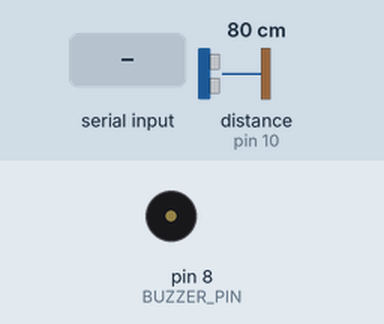
The sketch below on a simulated Arduino Uno, built with avr-gcc and run on an emulated ATmega328P. Shown: buzzer (waves = sounding). Wiring (inferred from the names in the program): ultrasonic range finder: trigger pin 9; echo pin 10. The inputs (shaded band) are chosen by the test bench; at power-on: distance to the obstacle (sensor on pin 10) 80 cm. The echo pulse lasts 58.3 µs per cm; what the sketch prints to the serial monitor is not drawn.

Above: at 1.8 s.
1.9 s: distance to the obstacle (sensor on pin 10) set to 12 cm
3.4 s: distance to the obstacle (sensor on pin 10) set to 9 cm
At 5.2 s:
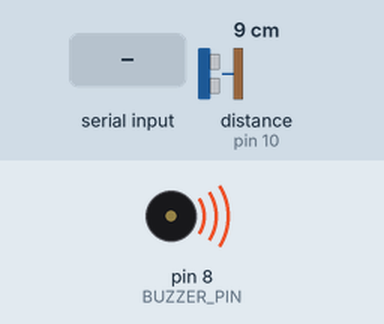
5.5 s: "1" received over the second serial link
7.2 s: "0" received over the second serial link
8.9 s: "2" received over the second serial link
Timing chart, 0 to 11.6 s (numbered marks = the images above; inputs shaded):
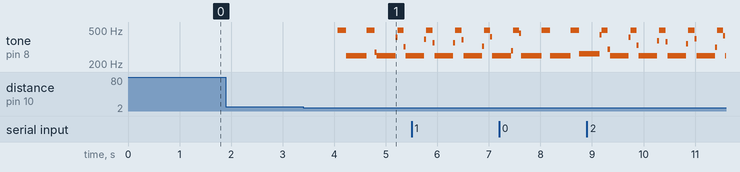

Measured:
- the behaviour switches between 11 and 10 cm on distance to the obstacle (sensor on pin 10) (found by bisection; images 0 and 1)
- after the input at 1.9 s, every drawn part: stays the same
- after the input at 3.4 s, tone on pin 8 (BUZZER_PIN): plays 496 Hz for 0.16 s, 249 Hz for 0.40 s, 496 Hz for 0.16 s, 275 Hz for 0.04 s, 249 Hz for 0.36 s, 414 Hz for 0.04 s … (9 notes in this stretch), starting after 0.67 s

The sketch:

code_parking_sensor.ino
```cpp
/*
 * Code for the master board - Arduino UNO
*/

#include <SoftwareSerial.h>

/*
 * serial pins for the communication between the boards
*/
SoftwareSerial serialPins(5, 6);

/*
 * variables used for the board pins
*/
const int BUZZER_PIN = 8;
const int TRIG_PIN = 9;
const int ECHO_PIN = 10;

/*
 * control variables
*/
long duration;
int distance, timer_started;
int reservedParkingSpot_wifi, vehicleParked_wifi, correctClient_wifi;
uint32_t oldtime;
bool vehicleParked;

/*
 * set the pins for the distance sensor module
 */
void distanceSensorSetup() {
  pinMode(TRIG_PIN, OUTPUT);
  pinMode(ECHO_PIN, INPUT);
}

/*
 * set the pins for the buzzer module
 */
void buzzerSetup() {
  pinMode (BUZZER_PIN, OUTPUT) ;
}

/*
 * initial state of the control variables
 */
void initVariables() {
  vehicleParked = false;
  vehicleParked_wifi = false;
  reservedParkingSpot_wifi = false;
}

/*
 * setup function for all the components
 * including the serial pins and serial monnitor
 */
void setup ()
{
  initVariables();

  distanceSensorSetup();

  buzzerSetup();

  serialPins.begin(9600);
  Serial.begin(9600);
}

/*
 * the function for the buzzer module, making an alarm noise
 */
void alarm() {
  unsigned char i;

  for (i = 0; i < 80; i++) //freq sound
  {
    digitalWrite (BUZZER_PIN, HIGH) ; //send a tone
    delay (1) ;
    digitalWrite (BUZZER_PIN, LOW) ; //no tone
    delay (1) ;
  }
  for (i = 0; i < 100; i++)
  {
    digitalWrite (BUZZER_PIN, HIGH) ;
    delay (2) ;
    digitalWrite (BUZZER_PIN, LOW) ;
    delay (2) ;
  }
}

/*
 * initial state of the distance sensor pins
 * as the doccumentation states, the trig pin must be
 * assigned a LOW / HIGH / LOW sequence in order to
 * initialize the distance sensor and have it functional
 */
void initDistanceSensor() {
  digitalWrite(TRIG_PIN, LOW);
  delayMicroseconds(2);
  digitalWrite(TRIG_PIN, HIGH);
  delayMicroseconds(10);
  digitalWrite(TRIG_PIN, LOW);
}

/*
 * function that calculates the distance given from the
 * sensor and returns it in
 * UNIT : cm
 */
float getDistance() {

  //initialize the sensor
  initDistanceSensor();

  //get the travel time in ms
  duration = pulseIn(ECHO_PIN, HIGH);

  //convert the travel time from ms to cm
  return (duration * 0.034 / 2);
}

/*
 * function that sends the parking status (if vehicle is parked or not)
 * to the wifi esp module using the serial communication
 */
void writeParkingStatus() {
  serialPins.write((int)vehicleParked);
}

/*
 * function that reads from the serial pins all the sent information
 * from the wifi module
 */
void readSerialData() {

  //check if any information is being recieved via serial pins
  if (serialPins.available() > 0) {
    reservedParkingSpot_wifi = serialPins.read();
    vehicleParked_wifi = serialPins.read();
    correctClient_wifi = serialPins.read();
  }

  Serial.println("reserved : " + reservedParkingSpot_wifi);
  Serial.println("confirmed parking : " + reservedParkingSpot_wifi);
  Serial.println("correct client confirmation : " + reservedParkingSpot_wifi);

}

/*
 * function that begins the timer countdown
 */
void count() {

  //if the timer hasn't started yet, start it
  if (timer_started == 0) {
    oldtime = millis();
    timer_started = 1;
  }
}

/*
 * main loop function
 */
void loop ()
{
  //get the distance from the sensor
  float distance = getDistance();

  //a vehicle is considered as parked only when the sensor
  //detects that the distance between the two is less than 10cm
  if (distance < 10) {

    //change the status to parked (will also be sent via serial)
    vehicleParked = true;

    //start the timer
    count();
  }
  //the vehicle left the parking spot
  else if (distance >= 10) {

    //stop the count
    timer_started = 0;

    //change the status to empty space
    vehicleParked = false;

    //stop the alarm if any
    digitalWrite (BUZZER_PIN, LOW) ;
  }

  //vehicle hasn't left the parking spot yet
  while (vehicleParked) {

    //get the information from the wifi module
    readSerialData();

    //and notify that a vehicle is here now
    writeParkingStatus();

    //if the wrong vehicle parked (doesn't match the reservation)
    if (!correctClient_wifi) {

      //alarm the driver (cannot park in a reserved space)
      alarm();

      //monnitor to see if the vehicle wants to leave
      distance = getDistance();
    }
    else {

      //if the parking spot is indeed reserved
      //and a certain driver stops there
      if (reservedParkingSpot_wifi) {

        //alarm the driver (cannot park in a reserved space)
        alarm();

        //monnitor to see if the vehicle wants to leave
        distance = getDistance();
      }
      //if the parking spot is not taken / reserved and someone parks
      else {

        //give them a 1 minute cooldown to hit the "park" button
        if ((millis() - oldtime) / 1000 > 60)
          alarm();

        //monnitor to see if the vehicle wants to leave
        distance = getDistance();
      }

      //if, at any time, the vehicle leaves the parking spot, or they hit the "park" button
      //and the spot is not reserved, stop the alarm
      if (distance >= 10 || (vehicleParked_wifi && !reservedParkingSpot_wifi && correctClient_wifi)) {

        //reset the timer
        oldtime = millis();

        //send to the module that someone has parked (correctly)
        writeParkingStatus();

        break;
      }
    }
  }

  //update the control varialbes provided by the wifi module
  readSerialData();

  delay(1000);
}
```
